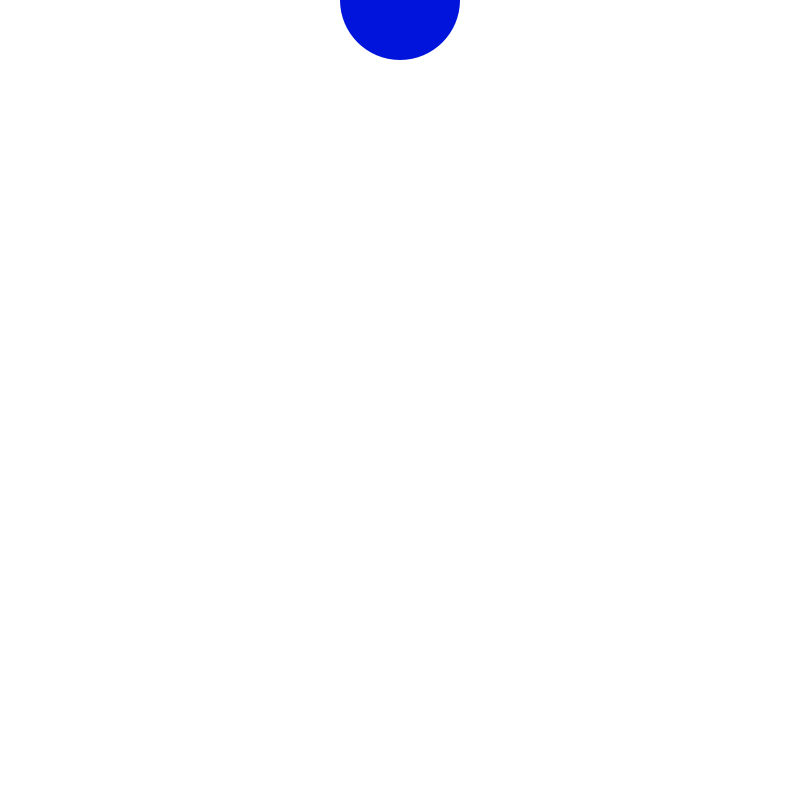
Frame 1 (no input)
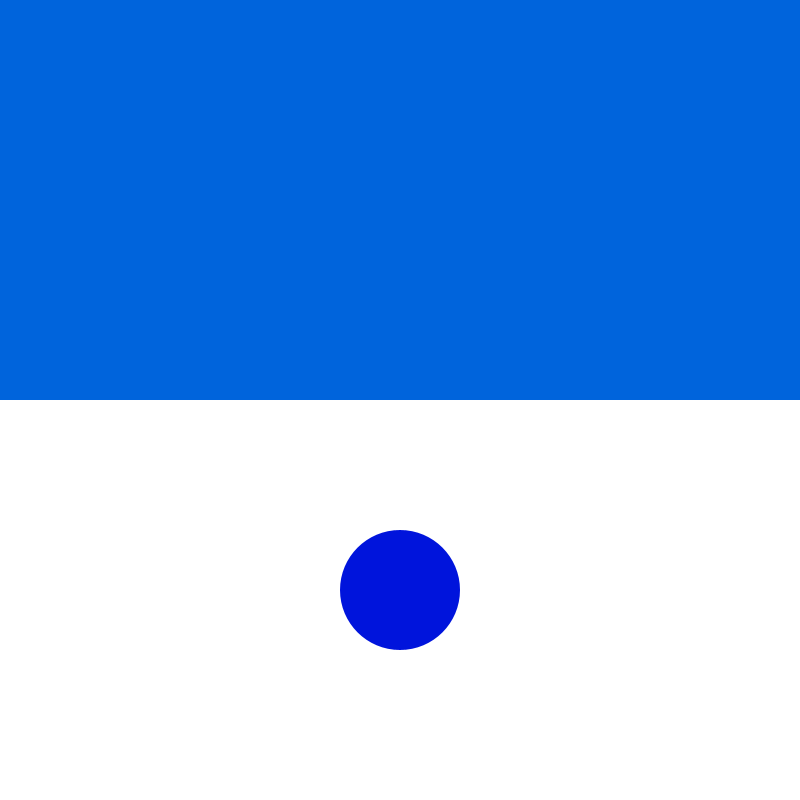
Frame 60 (the mouse pressed at the canvas centre just before this capture)
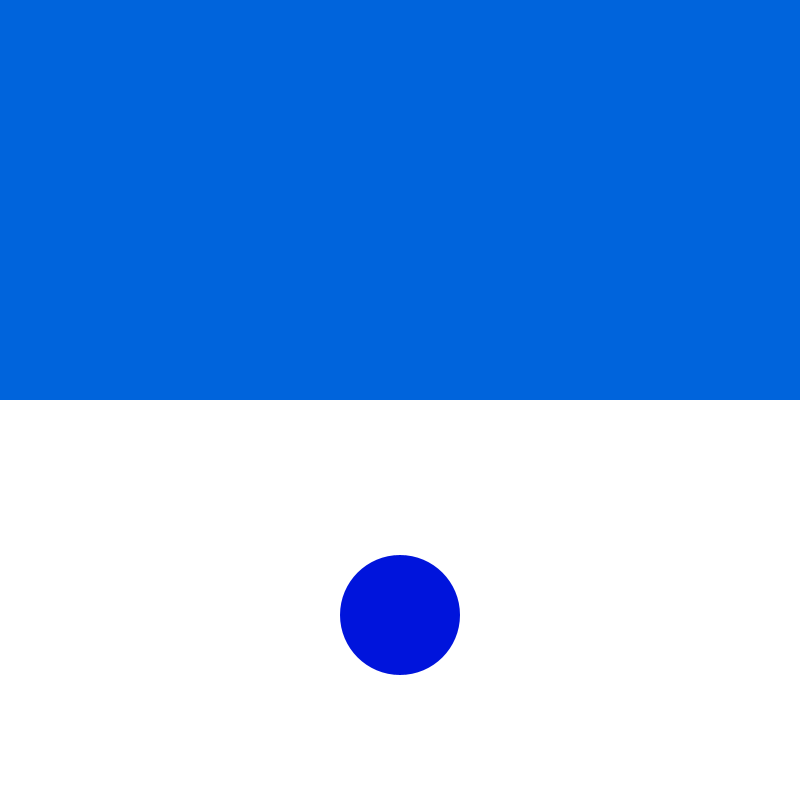
Frame 120 (the mouse held since frame 60 and released just before this capture)

The Processing sketch that drew these frames (run headless with seeded random() and noise(); from frame 60 on, the mouse is pressed at the canvas centre):

// Processing sketch: processing_131387
// ── processing_131387.pde


/*
Prueba para la tarea 01
Taller de programación MDI UVeritas
 
Author:       David Morera Chavarría
Description:  Bouncing ball on Y. Sketch: bounce & movement.
*/


//variables
float radius=120; //radius size
float xPos=400;   //x position
float yPos;       //y position
boolean ballBck;  //defines true or false for the border/bounce


void setup() {
  size(800, 800);
  smooth();
  noStroke();
  noCursor();
  
}

void draw() {
  background(255);
  rect(0, 0, 800, 400);
  fill(0,20,220);
  ellipse(xPos,yPos,radius,radius);
  fill(0,100,220);
  

  if(yPos < 0){     //borde
  ballBck = false;
  }
 
  if(ballBck == false){ 
  yPos+=10;         //baja rapido
  }
   
  if(yPos > 800){   //borde
   ballBck = true;
  }
   
  if(ballBck == true){
   yPos -=5;        //sube lento
  }
  
}
